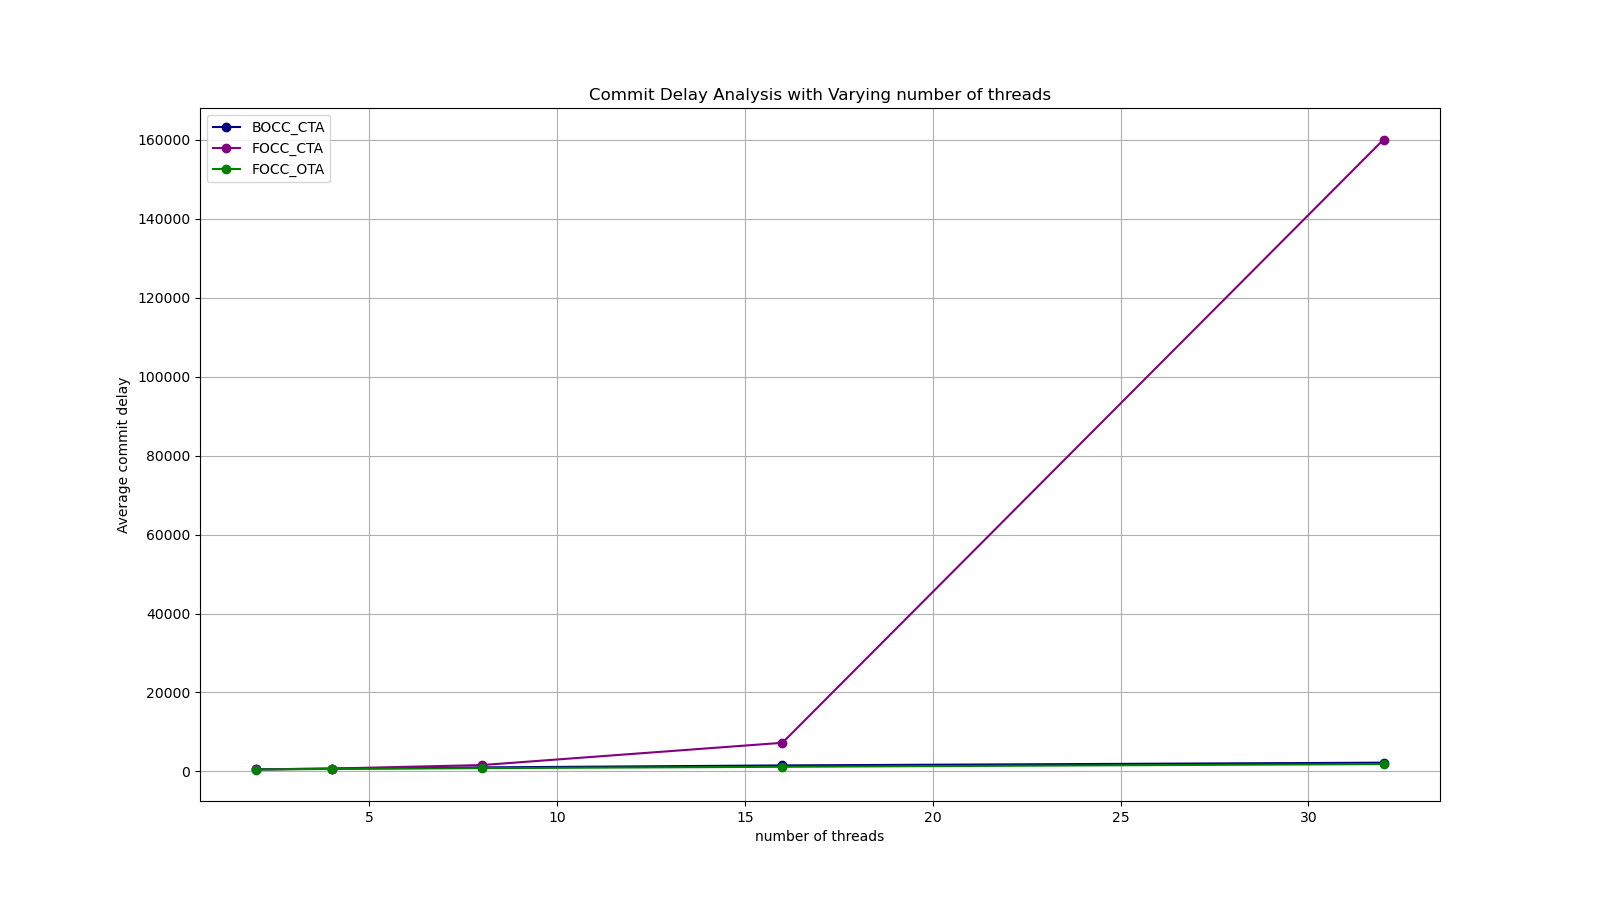

Write Python code to recreate this figure.
# Commit Delay analysis with varying threads 2-32

import matplotlib.pyplot as plt
import os

# Data
numThreads = [2, 4, 8, 16, 32]
BOCC_CTA = [529.258, 710.67, 1017.24, 1523.08, 2216.44]
FOCC_CTA = [491.749, 725.694, 1611.06, 7255.1, 160119]
FOCC_OTA = [487.202, 619.221, 827.36, 1169.81, 1862.3] # To be changes

# make a big plot
plt.figure(figsize=(16, 9))

# plot data
plt.plot(numThreads, BOCC_CTA, label='BOCC_CTA', marker='o', color='navy')
plt.plot(numThreads, FOCC_CTA, label='FOCC_CTA', marker='o', color='purple')
plt.plot(numThreads, FOCC_OTA, label='FOCC_OTA', marker='o', color='green')

# show grid lines
plt.grid(True)

plt.xlabel('number of threads')
plt.ylabel('Average commit delay')
plt.title('Commit Delay Analysis with Varying number of threads')
plt.legend()
script_name = os.path.splitext(os.path.basename(__file__))[0]
plt.savefig(f"{script_name}.png")
plt.show()
